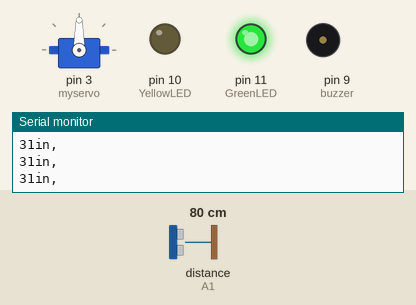
A sketch run on a simulated Arduino Uno, built with avr-gcc and run on an emulated ATmega328P. On the bench: servo, output pins drawn as LEDs (lit = HIGH), buzzer (waves = sounding, pin HIGH), the last lines printed to the serial monitor. Wiring (inferred from the names in the program): ultrasonic range finder: trigger A0; echo A1. The inputs (shaded band) are chosen by the test bench; at power-on: distance to the obstacle (sensor on A1) 80 cm. The echo pulse lasts 58.3 µs per cm; pins used as bus, display or sensor lines are not drawn.

Above: at 1.2 s.
1.3 s: distance to the obstacle (sensor on A1) set to 28 cm
2.8 s: distance to the obstacle (sensor on A1) set to 22 cm
At 3.6 s:
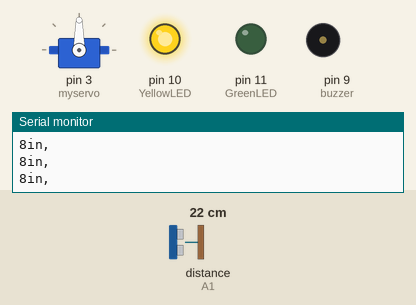
4.4 s: distance to the obstacle (sensor on A1) set to 18 cm
5.9 s: distance to the obstacle (sensor on A1) set to 13 cm
At 6.8 s:
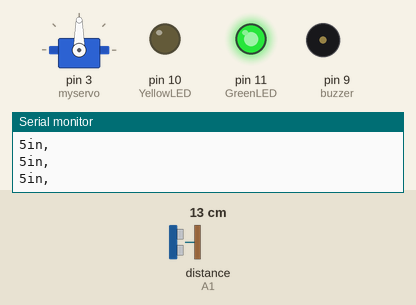
7.5 s: distance to the obstacle (sensor on A1) set to 11 cm
At 10.4 s:
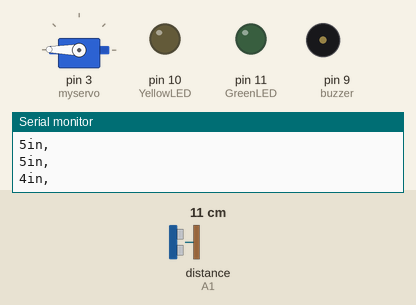
10.5 s: distance to the obstacle (sensor on A1) set to 35 cm
At 16.8 s:
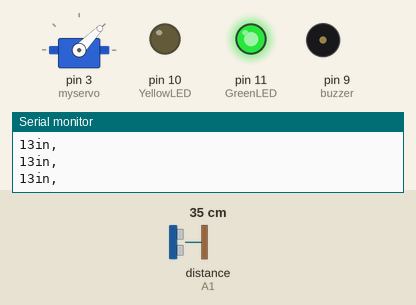
Timing chart, 0 to 17.5 s (numbered marks = the images above; inputs shaded):
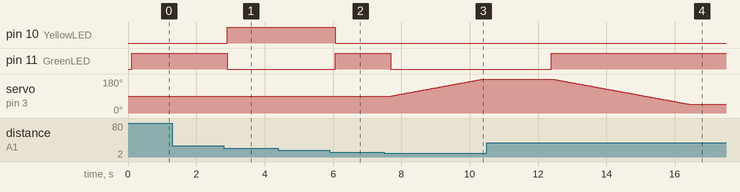

The sketch:

automatic_Gate_barrier.ino
```cpp
#include<Servo.h>
const int pingTrig = A0;
const int pingEcho = A1;
int buzzer= 9;
int YellowLED=10;
int GreenLED=11;

int distance;
Servo myservo;

void setup(){
  myservo.attach(3);
  Serial.begin(9600);
  //initialize serial communication
  Serial.begin(9600);
 // initialize sensor pins
  pinMode(pingTrig, OUTPUT); // change A0 pin mode to digital output
  pinMode(pingEcho, INPUT); // change A1 pin mode to digital input
  pinMode(buzzer,OUTPUT);
  pinMode(YellowLED,OUTPUT);
  pinMode(GreenLED,OUTPUT);


}

void loop() {

  long duration, inches, cm;
 // The HC-SR04 is triggered by a HIGH pulse of 2 or more microseconds.
 // Give a short LOW pulse beforehand to ensure a clean HIGH pulse

  digitalWrite(pingTrig, LOW);
  delayMicroseconds( 5);
  digitalWrite(pingTrig, HIGH);
  delayMicroseconds(10);
  digitalWrite(pingTrig, LOW);
  // The Echo pin is used to read the signal from HC-SR04; a HIGH
  // pulse whose duration is the time (in microseconds) from the sending
  // of the ping to the reception of its echo off of an object.
  duration = pulseIn(pingEcho, HIGH);
  // convert the time into a distance
  inches = microsecondsToInches(duration);


  Serial.print(inches);
  Serial.print("in, ");
  Serial.println();
  delay(100);

  distance=constrain(inches,2,22);
  if(distance>1 && distance <5){

    digitalWrite(YellowLED, LOW);
    digitalWrite(GreenLED,LOW);
    sweepingServoMotor(90,180);
    delay(2000);
    digitalWrite(pingTrig, LOW);
    delayMicroseconds( 5);
    digitalWrite(pingTrig, HIGH);
    delayMicroseconds(10);
    digitalWrite(pingTrig, LOW);
    duration = pulseIn(pingEcho, HIGH);
    // convert the time into a distance
    inches = microsecondsToInches(duration);
    distance=constrain(inches,2,22);

    if (distance<5){
      digitalWrite(buzzer,HIGH);
      delay(1000);
      digitalWrite(buzzer,LOW);
      delay(2000);
      sweepingServoMotor(135,45);

    }

    else if(distance>5 && distance <10){
      digitalWrite(YellowLED,HIGH);
      digitalWrite(buzzer,LOW);
      digitalWrite(GreenLED,LOW);
    }
    else {
      digitalWrite(GreenLED, HIGH);
      digitalWrite(buzzer, LOW);
      digitalWrite(YellowLED, LOW);
      sweepingServoMotor(180,45);

    }

  }

  else if(distance>5 && distance <10){
    digitalWrite(YellowLED,HIGH);
    digitalWrite(buzzer,LOW);
    digitalWrite(GreenLED,LOW);
  }
  else {
    digitalWrite(GreenLED, HIGH);
    digitalWrite(buzzer, LOW);
    digitalWrite(YellowLED, LOW);

  }


}

void sweepingServoMotor(int start,int end){
  //sweeps servo from start position to end
  if(start == end)
    return;

  int step,i;

  if(start < end)
    step = 1;

  else
    step = -1;

  for(i = start;i != end;i+=step){
    //loops from start position to end position
    //with delay of 30 ms
    myservo.write(i);
    delay(30);

  }

  //myservo.write(i);
}

long microsecondsToInches(long microseconds)
{
 // According to the Ping sensor datasheet, there are
 // 73.746 microseconds per inch (i.e. sound travels at 1130 feet per
 // second). This gives the distance travelled by the ping, outbound
 // and return, so we divide by 2 to get the distance of the obstacle.
 return microseconds / 74 / 2;
}
```

Measured:
- the behaviour switches between 26 and 25 cm on distance to the obstacle (sensor on A1) (found by bisection; images 0 and 1)
- the behaviour switches between 16 and 15 cm on distance to the obstacle (sensor on A1) (found by bisection; images 1 and 2)
- the behaviour switches between 13 and 12 cm on distance to the obstacle (sensor on A1) (found by bisection; images 2 and 3)
- after the input at 2.8 s, pin 10 (YellowLED): LOW → HIGH after 0.10 s; pin 11 (GreenLED): HIGH → LOW after 0.10 s
- after the input at 5.9 s, pin 10 (YellowLED): HIGH → LOW after 0.16 s; pin 11 (GreenLED): LOW → HIGH after 0.16 s
- after the input at 7.5 s, pin 11 (GreenLED): HIGH → LOW after 0.18 s; servo on pin 3 (myservo): moves from 90° to 179° over 2.6 s, starting after 0.21 s
- after the input at 10.5 s, pin 11 (GreenLED): LOW → HIGH after 1.9 s; pin 9 (buzzer): stays LOW (without the input it goes to HIGH after 1.9 s)
